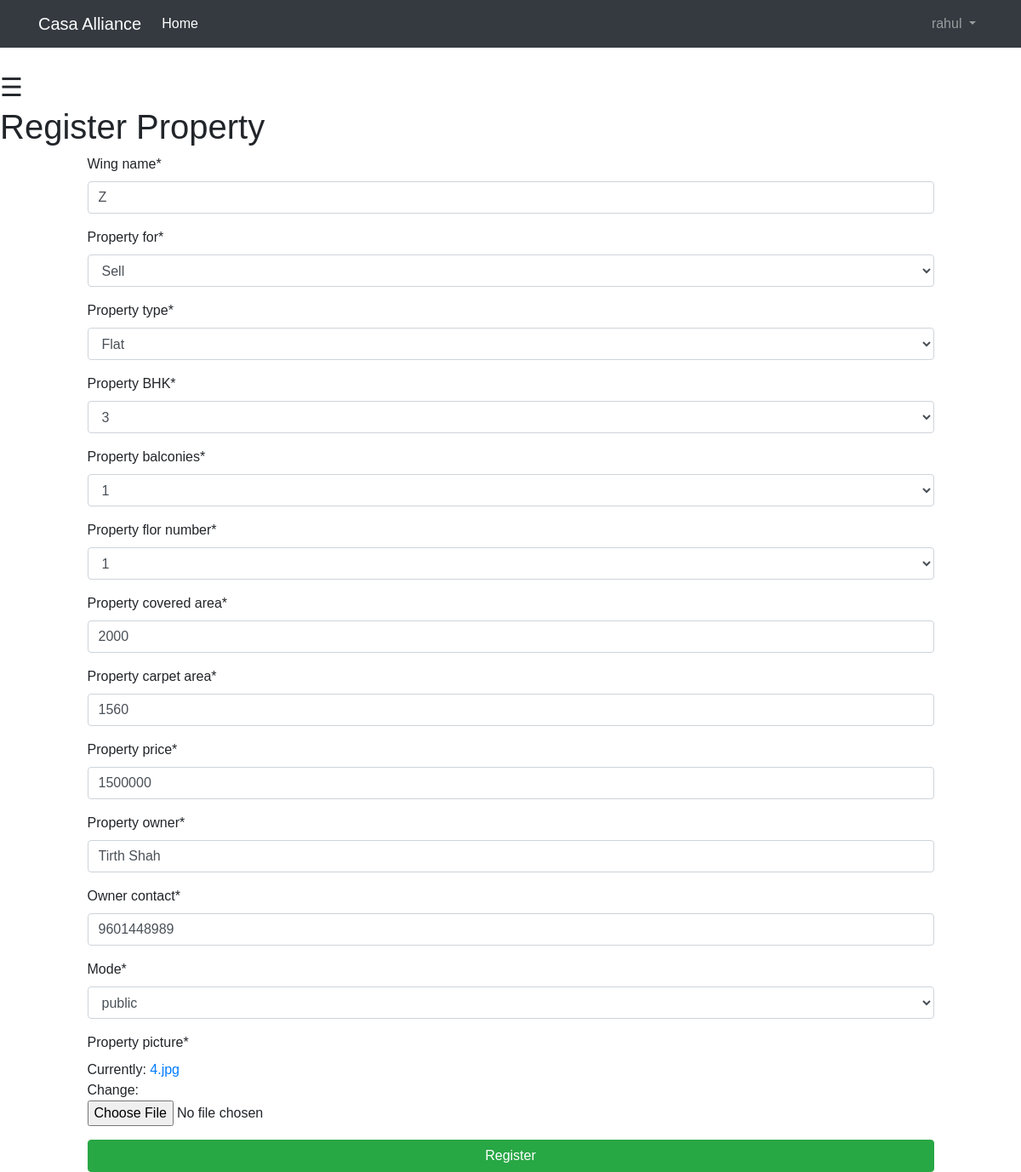
/basic_app/property_manage/property_update/9/ (signed in), run on the app's committed database.
### basic_app/models.py (models this page shows, shortened)
class Property(models.Model):
    registered_by = models.CharField(max_length=64)
    wing_name = models.CharField(validators=[name_regex], max_length=20)
    flat_no = models.PositiveIntegerField()
    property_for = models.CharField(choices=PROPERTY_FOR, default=1, max_length=64)
    property_type = models.CharField(choices=PROPERTY_TYPE, max_length=64)
    property_BHK = models.PositiveIntegerField(choices=PROPERTY_BHK)
    property_balconies = models.PositiveIntegerField(choices=PROPERTY_BALCONIES)
    property_flor_number = models.PositiveIntegerField(choices=PROPERTY_FLOR_NO)
    property_covered_area = models.PositiveIntegerField()
    property_carpet_area = models.PositiveIntegerField()
    property_price = models.PositiveIntegerField()
    property_owner = models.CharField(validators=[name_regex], max_length=25)
    owner_contact = models.PositiveIntegerField(validators=[mobile_regex])
    mode = models.CharField(choices=MODE, max_length=10)
    property_picture = models.FileField(blank=False)

### basic_app/views.py (the view)
# urls.py: url(r'^property_manage/property_update/(?P<pk>\d+)/$',views.PropertyUpdateView.as_view(),name="property_update"),
class PropertyUpdateView(LoginRequiredMixin, UpdateView):
    fields = ('wing_name', 'property_for', 'property_type', 'property_BHK', 'property_balconies', 'property_flor_number'
              , 'property_covered_area', 'property_carpet_area', 'property_price', 'property_owner', 'owner_contact',
              'mode', 'property_picture')
    model = models.Property
    success_url = reverse_lazy('basic_app:property_home')

### templates/basic_app/property_form.html (shortened to what this page needs)
{% extends 'basic_app/base.html' %}
{% load crispy_forms_tags %}
{% block body_block %}
 <h1>
    {% if not user_form.instance.pk %}
        Register Property
    {% else %}
        update Property
    {% endif %}
 </h1>
    <div class="row justify-content-center">
        <div class="col-10">
            <form method="POST" nonvalidate enctype="multipart/form-data">
            {{ form|crispy }}
           <input type="submit" class="btn btn-success btn-block" value="Register">
            </form>
        </div>
    </div>
{% endblock %}

### templates/basic_app/base.html (shortened to what this page needs)
<!DOCTYPE html>
<html lang="en">
<head>
    <link rel="stylesheet" href="https://maxcdn.bootstrapcdn.com/bootstrap/4.0.0/css/bootstrap.min.css">
</head>
<body>
  <nav class="navbar navbar-expand-lg navbar-dark bg-dark mb-4">
    <div class="container">
      <a class="navbar-brand" href="{% url 'basic_app:casa_home' %}">Casa Alliance</a>
      <div class="collapse navbar-collapse" id="navbarSupportedContent">
        <ul class="navbar-nav mr-auto">
        <li class="nav-item active">
        {% if  request.user.is_authenticated and not request.user.username == 'watchman'%}
            <a class="nav-link" href="{% url 'basic_app:casa_home' %}">Home <span class="sr-only">(current)</span></a>
        {% endif %}
      </li>
        </ul>
        {% if user.is_authenticated %}
          <ul class="navbar-nav">
            <li class="nav-item dropdown">
              <a class="nav-link dropdown-toggle" href="#" id="navbarDropdown" role="button" data-toggle="dropdown" aria-haspopup="true" aria-expanded="false">
                {{ user.username }}
              </a>
            </li>
          </ul>
        {% else %}
          <form class="form-inline my-2 my-lg-0">
            <a href="{% url 'basic_app:user_login' %}" class="btn btn-outline-secondary">Log in</a>
            <a href="{% url 'basic_app:register' %}" class="btn btn-primary ml-2">Sign up</a>
          </form>
        {% endif %}
      </div>
    </div>
  </nav>
     {% if user.is_authenticated and not request.user.username == 'watchman' %}
        <span style="font-size:30px;cursor:pointer" onclick="openNav()">&#9776;</span>
     {% endif %}
<div>
    {% block body_block %}{% endblock %}
</div>
</body>
</html>

### templates/basic_app/base.html (style rules this page uses)
body { font-family: "proxima-nova-soft", "Proxima Nova Soft", Helvetica, Arial, sans-serif; }

### data on the page
Property: wing_name "Z", property_for "Sell", property_type "Flat", property_BHK "3", property_balconies "1", property_flor_number "1", property_covered_area "2000", property_carpet_area "1560", property_price "1500000", property_owner "Tirth Shah", owner_contact "9601448989", mode "public"

### other printed values
{{ user.username }} "rahul"
